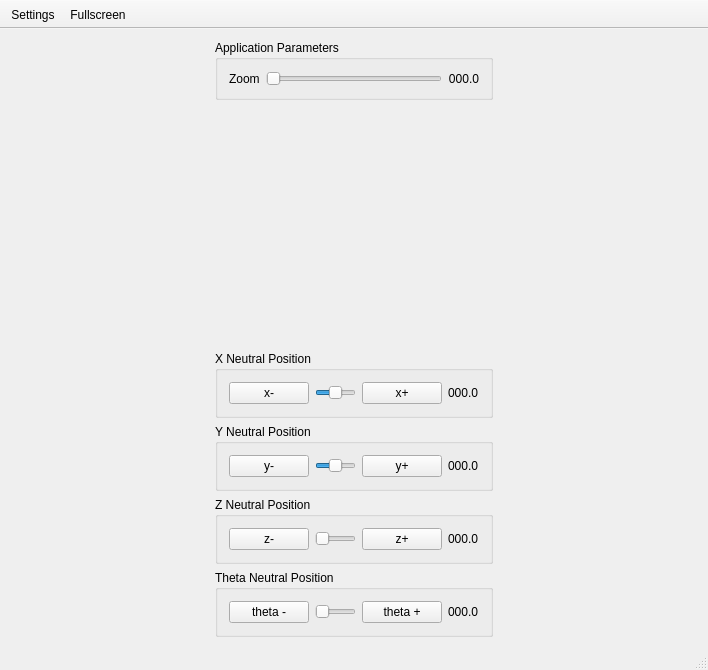
<?xml version="1.0" encoding="UTF-8"?>
<ui version="4.0">
 <class>qt_4dofClass</class>
 <widget class="QMainWindow" name="qt_4dofClass">
  <property name="geometry">
   <rect>
    <x>0</x>
    <y>0</y>
    <width>708</width>
    <height>670</height>
   </rect>
  </property>
  <property name="windowTitle">
   <string>CHAI3D</string>
  </property>
  <property name="windowIcon">
   <iconset>
    <normaloff>:/chai3d.ico</normaloff>:/chai3d.ico</iconset>
  </property>
  <property name="toolTip">
   <string/>
  </property>
  <widget class="QWidget" name="centralWidget">
   <layout class="QHBoxLayout" name="horizontalLayout">
    <property name="spacing">
     <number>0</number>
    </property>
    <property name="leftMargin">
     <number>0</number>
    </property>
    <property name="topMargin">
     <number>0</number>
    </property>
    <property name="rightMargin">
     <number>0</number>
    </property>
    <property name="bottomMargin">
     <number>0</number>
    </property>
    <item>
     <widget class="QWidget" name="Settings" native="true">
      <property name="sizePolicy">
       <sizepolicy hsizetype="Fixed" vsizetype="Preferred">
        <horstretch>0</horstretch>
        <verstretch>0</verstretch>
       </sizepolicy>
      </property>
      <property name="minimumSize">
       <size>
        <width>300</width>
        <height>0</height>
       </size>
      </property>
      <property name="maximumSize">
       <size>
        <width>300</width>
        <height>16777215</height>
       </size>
      </property>
      <property name="autoFillBackground">
       <bool>true</bool>
      </property>
      <layout class="QVBoxLayout" name="verticalLayout">
       <item>
        <widget class="QGroupBox" name="groupHapticLin">
         <property name="enabled">
          <bool>true</bool>
         </property>
         <property name="title">
          <string>Application Parameters</string>
         </property>
         <layout class="QGridLayout" name="gridLayoutHaptic">
          <item row="0" column="0">
           <widget class="QLabel" name="titleZoom">
            <property name="enabled">
             <bool>true</bool>
            </property>
            <property name="toolTip">
             <string>Scaling factor between haptic translation and robot translation</string>
            </property>
            <property name="text">
             <string>Zoom</string>
            </property>
           </widget>
          </item>
          <item row="0" column="2">
           <widget class="QSlider" name="sliderZoom">
            <property name="enabled">
             <bool>true</bool>
            </property>
            <property name="maximum">
             <number>100</number>
            </property>
            <property name="orientation">
             <enum>Qt::Horizontal</enum>
            </property>
           </widget>
          </item>
          <item row="0" column="3">
           <widget class="QLabel" name="labelZoom">
            <property name="enabled">
             <bool>true</bool>
            </property>
            <property name="text">
             <string>000.0</string>
            </property>
            <property name="alignment">
             <set>Qt::AlignRight|Qt::AlignTrailing|Qt::AlignVCenter</set>
            </property>
           </widget>
          </item>
         </layout>
        </widget>
       </item>
       <item>
        <spacer name="verticalSpacer">
         <property name="orientation">
          <enum>Qt::Vertical</enum>
         </property>
         <property name="sizeHint" stdset="0">
          <size>
           <width>20</width>
           <height>40</height>
          </size>
         </property>
        </spacer>
       </item>
       <item>
        <widget class="QGroupBox" name="xBox">
         <property name="title">
          <string>X Neutral Position</string>
         </property>
         <layout class="QHBoxLayout" name="horizontalLayout_2">
          <item>
           <layout class="QHBoxLayout" name="horizontalLayout_3">
            <item>
             <widget class="QPushButton" name="xMinusButton">
              <property name="text">
               <string>x-</string>
              </property>
             </widget>
            </item>
            <item>
             <widget class="QSlider" name="xSlider">
              <property name="minimum">
               <number>0</number>
              </property>
              <property name="maximum">
               <number>100</number>
              </property>
              <property name="singleStep">
               <number>1</number>
              </property>
              <property name="value">
               <number>50</number>
              </property>
              <property name="orientation">
               <enum>Qt::Horizontal</enum>
              </property>
             </widget>
            </item>
            <item>
             <widget class="QPushButton" name="xPlusButton">
              <property name="sizePolicy">
               <sizepolicy hsizetype="Fixed" vsizetype="Fixed">
                <horstretch>0</horstretch>
                <verstretch>0</verstretch>
               </sizepolicy>
              </property>
              <property name="text">
               <string>x+</string>
              </property>
             </widget>
            </item>
            <item>
             <widget class="QLabel" name="xPos">
              <property name="text">
               <string>000.0</string>
              </property>
             </widget>
            </item>
           </layout>
          </item>
         </layout>
         <zorder></zorder>
        </widget>
       </item>
       <item>
        <widget class="QGroupBox" name="yBox">
         <property name="title">
          <string>Y Neutral Position</string>
         </property>
         <layout class="QVBoxLayout" name="verticalLayout_2">
          <item>
           <layout class="QHBoxLayout" name="horizontalLayout_4">
            <item>
             <widget class="QPushButton" name="yMinusButton">
              <property name="text">
               <string>y-</string>
              </property>
             </widget>
            </item>
            <item>
             <widget class="QSlider" name="ySlider">
              <property name="minimum">
               <number>0</number>
              </property>
              <property name="maximum">
               <number>100</number>
              </property>
              <property name="value">
               <number>50</number>
              </property>
              <property name="orientation">
               <enum>Qt::Horizontal</enum>
              </property>
             </widget>
            </item>
            <item>
             <widget class="QPushButton" name="yPlusButton">
              <property name="text">
               <string>y+</string>
              </property>
             </widget>
            </item>
            <item>
             <widget class="QLabel" name="yPos">
              <property name="text">
               <string>000.0</string>
              </property>
             </widget>
            </item>
           </layout>
          </item>
         </layout>
        </widget>
       </item>
       <item>
        <widget class="QGroupBox" name="zBox">
         <property name="title">
          <string>Z Neutral Position</string>
         </property>
         <layout class="QVBoxLayout" name="verticalLayout_3">
          <item>
           <layout class="QHBoxLayout" name="horizontalLayout_5">
            <item>
             <widget class="QPushButton" name="zMinusButton">
              <property name="text">
               <string>z-</string>
              </property>
             </widget>
            </item>
            <item>
             <widget class="QSlider" name="zSlider">
              <property name="minimum">
               <number>0</number>
              </property>
              <property name="maximum">
               <number>100</number>
              </property>
              <property name="value">
               <number>0</number>
              </property>
              <property name="orientation">
               <enum>Qt::Horizontal</enum>
              </property>
             </widget>
            </item>
            <item>
             <widget class="QPushButton" name="zPlusButton">
              <property name="text">
               <string>z+</string>
              </property>
             </widget>
            </item>
            <item>
             <widget class="QLabel" name="zPos">
              <property name="text">
               <string>000.0</string>
              </property>
             </widget>
            </item>
           </layout>
          </item>
         </layout>
        </widget>
       </item>
       <item>
        <widget class="QGroupBox" name="thetaBox">
         <property name="title">
          <string>Theta Neutral Position</string>
         </property>
         <layout class="QVBoxLayout" name="verticalLayout_4">
          <item>
           <layout class="QHBoxLayout" name="horizontalLayout_6">
            <item>
             <widget class="QPushButton" name="thetaMinusButton">
              <property name="text">
               <string>theta -</string>
              </property>
             </widget>
            </item>
            <item>
             <widget class="QSlider" name="thetaSlider">
              <property name="minimum">
               <number>0</number>
              </property>
              <property name="maximum">
               <number>100</number>
              </property>
              <property name="orientation">
               <enum>Qt::Horizontal</enum>
              </property>
             </widget>
            </item>
            <item>
             <widget class="QPushButton" name="thetaPlusButton">
              <property name="text">
               <string>theta +</string>
              </property>
             </widget>
            </item>
            <item>
             <widget class="QLabel" name="thetaPos">
              <property name="text">
               <string>000.0</string>
              </property>
             </widget>
            </item>
           </layout>
          </item>
         </layout>
         <zorder></zorder>
        </widget>
       </item>
      </layout>
     </widget>
    </item>
   </layout>
  </widget>
  <widget class="QToolBar" name="toolBar">
   <property name="windowTitle">
    <string>toolBar</string>
   </property>
   <property name="autoFillBackground">
    <bool>true</bool>
   </property>
   <property name="movable">
    <bool>false</bool>
   </property>
   <property name="toolButtonStyle">
    <enum>Qt::ToolButtonTextUnderIcon</enum>
   </property>
   <property name="floatable">
    <bool>false</bool>
   </property>
   <attribute name="toolBarArea">
    <enum>TopToolBarArea</enum>
   </attribute>
   <attribute name="toolBarBreak">
    <bool>false</bool>
   </attribute>
   <addaction name="actionShow_Settings"/>
   <addaction name="actionFull_Screen"/>
  </widget>
  <widget class="QStatusBar" name="statusBar"/>
  <action name="actionShow_Settings">
   <property name="checkable">
    <bool>true</bool>
   </property>
   <property name="text">
    <string>Settings</string>
   </property>
  </action>
  <action name="actionFull_Screen">
   <property name="checkable">
    <bool>true</bool>
   </property>
   <property name="text">
    <string>Fullscreen</string>
   </property>
  </action>
 </widget>
 <layoutdefault spacing="6" margin="11"/>
 <resources>
  <include location="Application.qrc"/>
 </resources>
 <connections>
  <connection>
   <sender>actionShow_Settings</sender>
   <signal>triggered(bool)</signal>
   <receiver>Settings</receiver>
   <slot>setVisible(bool)</slot>
   <hints>
    <hint type="sourcelabel">
     <x>-1</x>
     <y>-1</y>
    </hint>
    <hint type="destinationlabel">
     <x>390</x>
     <y>383</y>
    </hint>
   </hints>
  </connection>
 </connections>
</ui>
